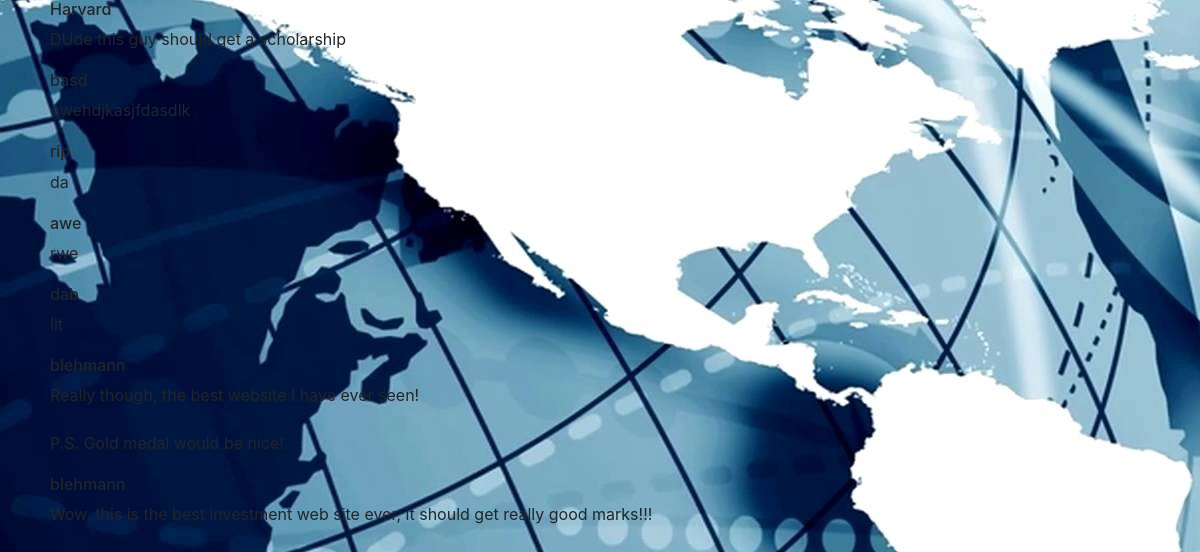
Page /comments.php?q=2 on the committed database.
### tables this page shows
CREATE TABLE `comments` (
  `id` int(11) NOT NULL,
  `blog` int(11) NOT NULL,
  `username` varchar(50) NOT NULL,
  `comment` varchar(1000) NOT NULL
);

### comments.php (the view)
<?php
$comments=[];
if(isset($_GET['q'])){
    $blog_id=$_GET['q'];
    $conn=mysqli_connect('localhost','competitor9','zr4V3h','competitor9');
    $stmt=$conn->prepare("SELECT * FROM comments
                                  WHERE blog=? ORDER BY id DESC");
    $stmt->bind_param('i', $blog_id);
    $stmt->execute();
    $result=$stmt->get_result();
    if($result->num_rows > 0){
        while($row=$result->fetch_assoc()){
            array_push($comments, $row);
        }
    }
}
foreach ($comments as $key => $item) {
    echo '<section style="margin-bottom:20px;">';
    echo '<h6>' . $item['username'] . '</h6>';
    echo '<div>' . nl2br($item['comment']) . '</div>';
    echo '</section>';
}
?>
<link rel="stylesheet" href="/bootstrap.min.css">
<link rel="stylesheet" type="text/css" href="/main.css"><link rel="icon" href="images/logoSquare.gif " type="image/gif">

### main.css (style rules this page uses)
section, p { margin-left:50px; }

### rows in the picture
comments: username "Harvard", comment "DUde this guy should get a scholarship"
comments: username "basd", comment "qwehdjkasjfdasdlk"
comments: username "rip", comment "da"
comments: username "awe", comment "rwe"
comments: username "dab", comment "lit"
comments: username "blehmann", comment "Really though, the best website I have ever seen! P.S. Gold medal would be nice!"
comments: username "blehmann", comment "Wow, this is the best investment web site ever, it should get really good marks!!!"
